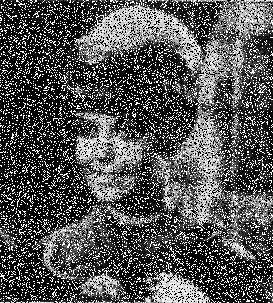
#> input picture Images/noisy_im.png, 273 x 303 px
$ python sp_rem.py
#> lines starting #> are read from the running program, lines starting #| are printed output that depends on the picture
import cv2
import numpy as np

img = cv2.imread("Images/noisy_im.png",0)
#> img is the input picture: shape (303, 273); min 0, max 255, mean 85.5
cv2.imshow("orignal", img)
cv2.waitKey(0)
n_im = cv2.medianBlur(img, 3)
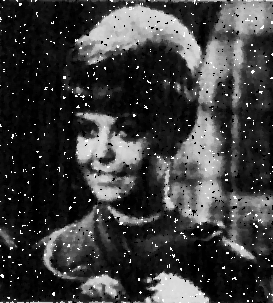
#> n_im: shape (303, 273); min 0, max 255, mean 60.6
cv2.imshow("n_im", n_im)
cv2.waitKey(0)
